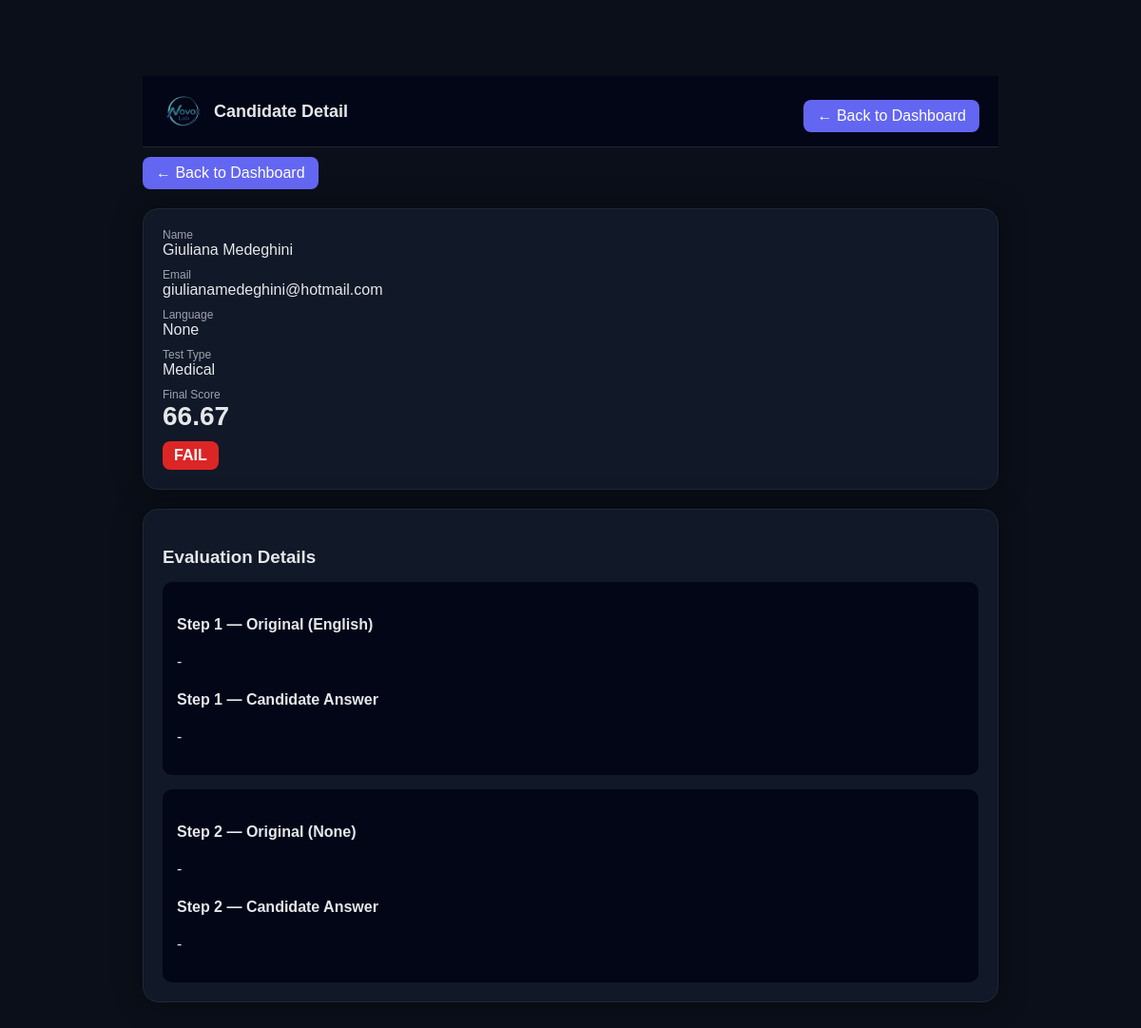
Page /result/25 on the committed database.
### tables this page shows
CREATE TABLE results (
        id INTEGER PRIMARY KEY AUTOINCREMENT,
        first_name TEXT,
        last_name TEXT,
        email TEXT,
        test_type TEXT,
        language TEXT,
        answer TEXT,

        translation_score TEXT,
        interpretation_score TEXT,
        status TEXT,

        audio1 TEXT,
        audio2 TEXT,
        audio3 TEXT,
        audio4 TEXT,

        transcription1 TEXT,
        transcription2 TEXT,
        transcription3 TEXT,
        transcription4 TEXT,

        created_at TEXT
    , editing_score TEXT, final_score REAL, post_edit_score TEXT, gleu_score REAL, bleu_score REAL, ter_score REAL, ai_component REAL, bleu_component REAL, ter_component REAL, t1_en TEXT, t2_en TEXT, t3_en TEXT, t4_en TEXT, flag TEXT, step1_original TEXT, step2_original TEXT, step1_answer TEXT, step2_answer TEXT, rev_transcription1 TEXT, rev_transcription2 TEXT, rev_transcription3 TEXT, rev_transcription4 TEXT, domain TEXT);

### app.py (the view)
@app.route("/result/<int:id>")
def result_detail(id):
    conn = sqlite3.connect(DB_PATH)
    conn.row_factory = sqlite3.Row
    c = conn.cursor()
    c.execute("SELECT * FROM results WHERE id = ?", (id,))
    result = c.fetchone()
    conn.close()
    return render_template("result.html", r=result)

### templates/result.html (shortened to what this page needs)
<!DOCTYPE html>
<html>
<head>
</head>
<body>
<div class="container">
<div class="header">
  <div class="header-left">
    <img src="{{ url_for('static', filename='images/logo.png') }}">
    <span>Candidate Detail</span>
  </div>
  <a href="/dashboard" class="button">← Back to Dashboard</a>
</div>
<div style="margin-bottom:20px;">
  <a href="/dashboard" class="button">← Back to Dashboard</a>
</div>
<div class="card">
  <div class="label">Name</div>
  <div class="value">
  {{ (r.first_name or '') }} {{ (r.last_name or '') }}
  </div>
  <div class="label">Email</div>
  <div class="value">{{ r.email }}</div>
  <div class="label">Language</div>
  <div class="value">{{ r.language }}</div>
  <div class="label">Test Type</div>
  <div class="value">
    {% if r.test_type == "post_editing" %}
      Post-MT Editing
    {% else %}
      {{ r.test_type|capitalize }}
    {% endif %}
  </div>
  <div class="label">Final Score</div>
  <div class="score">{{ r.final_score or '-' }}</div>
  <div class="status
    {% if 'PASS' in r.status %}pass
    {% elif 'BORDERLINE' in r.status %}borderline
    {% else %}fail{% endif %}">
    {{ r.status }}
  </div>
</div>
<div class="card">
  <h3>Evaluation Details</h3>
<div class="section">
  <h4>Step 1 — Original (English)</h4>
  <pre>{{ r.step1_original or '-' }}</pre>
  <h4>Step 1 — Candidate Answer</h4>
  <pre>{{ r.step1_answer or '-' }}</pre>
</div>
<div class="section">
  <h4>Step 2 — Original ({{ r.language }})</h4>
  <pre>{{ r.step2_original or '-' }}</pre>
  <h4>Step 2 — Candidate Answer</h4>
  <pre>{{ r.step2_answer or '-' }}</pre>
</div>
</div>
</body>
</html>

### templates/result.html (style rules this page uses)
body { background: #0b0f19; color: #e5e7eb; font-family: Arial; }
.container { max-width: 900px; margin: 80px auto 40px auto; }
.card { background: #111827; padding: 20px; border-radius: 16px; margin-bottom: 20px; box-shadow: 0 0 30px rgba(0,0,0,0.4); border: 1px solid #1f2937; }
h2, h3 { margin-bottom: 10px; }
.label { font-size: 12px; color: #9ca3af; }
.value { font-size: 16px; margin-bottom: 10px; }
.score { font-size: 28px; font-weight: bold; }
.status { display: inline-block; padding: 6px 12px; border-radius: 8px; font-size: 12px; margin-top: 10px; text-align: center; font-weight: bold; font-size: 16px; }
.fail { background:#dc2626; color:white; }
.section { margin-top: 15px; padding: 15px; background: #020617; border-radius: 10px; }
pre { white-space: pre-wrap; font-family: inherit; }
.button { background: #6366f1; color: white; padding: 8px 14px; border-radius: 8px; text-decoration: none; display: inline-block; margin-top: 10px; }
.header { position: sticky; top: 0; z-index: 1000; background: #020617; padding: 15px 20px; display: flex; justify-content: space-between; align-items: center; border-bottom: 1px solid #1f2937; }
.header-left { display: flex; align-items: center; gap: 10px; font-size: 18px; font-weight: bold; }
.header-left img { height: 40px; }
.button { background: #6366f1; color: white; padding: 8px 14px; border-radius: 8px; text-decoration: none; }

### rows in the picture
results: first_name "Giuliana", last_name "Medeghini", email "giulianamedeghini@hotmail.com", test_type "Medical", final_score "66.67", status "FAIL"

### other values in the picture
{{ r.language }} "None"
{{ r.step1_original or '-' }} "-"
{{ r.step1_answer or '-' }} "-"
{{ r.step2_original or '-' }} "-"
{{ r.step2_answer or '-' }} "-"
